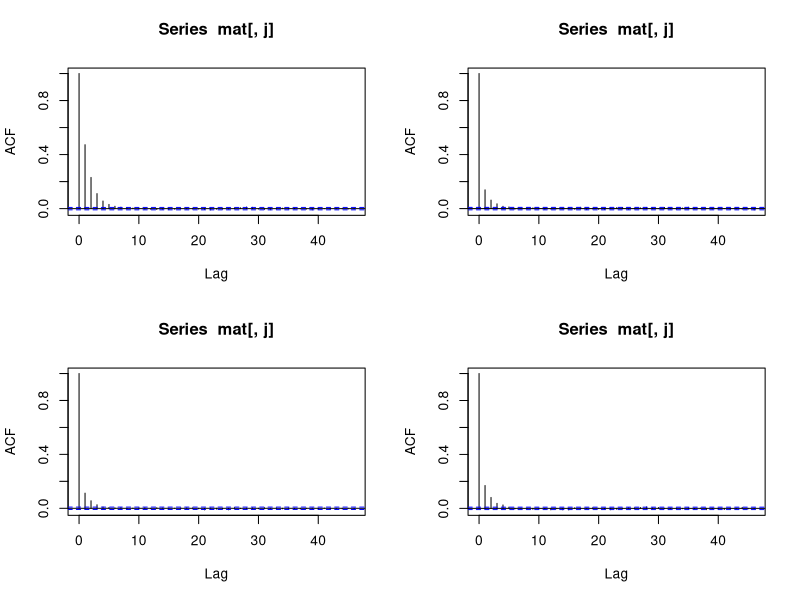
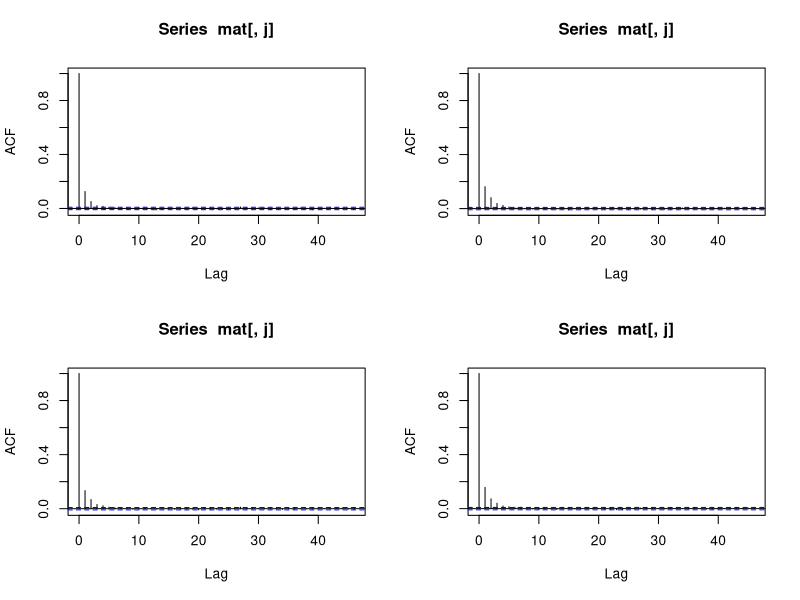
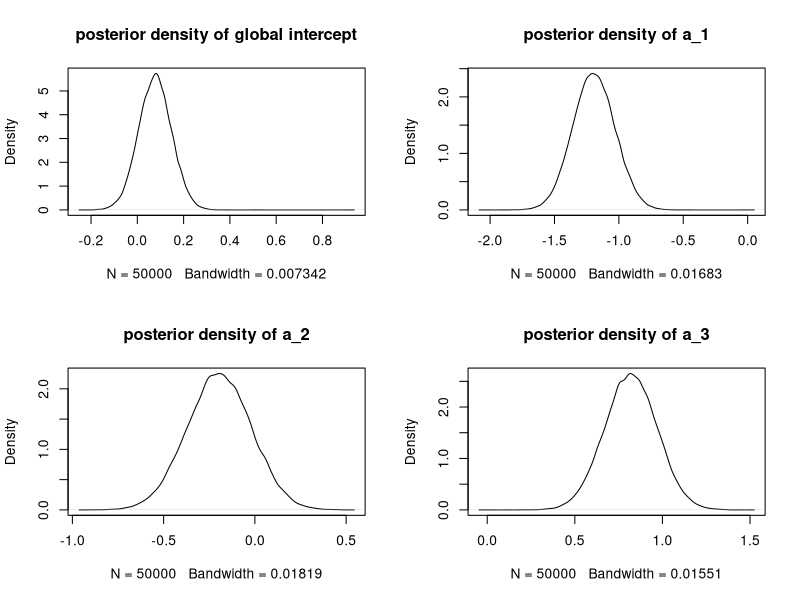
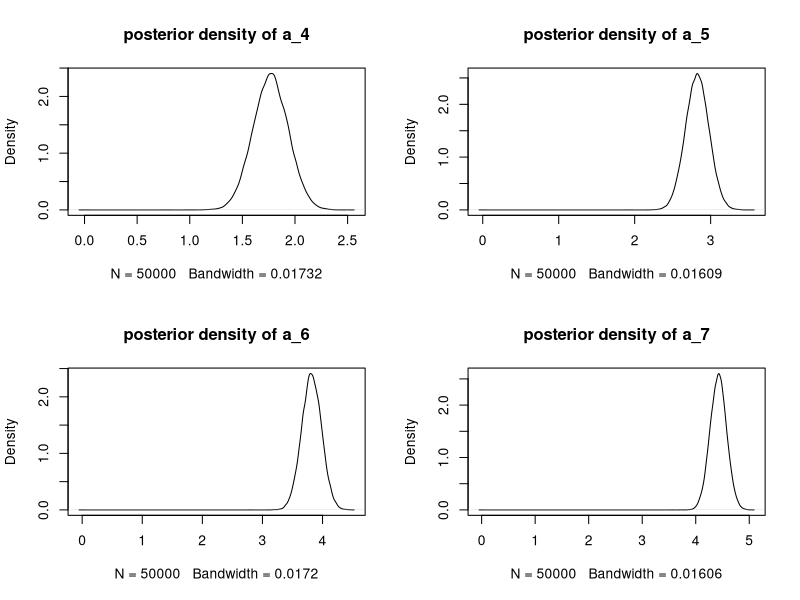

These charts were generated, in order, by the following R code:

rm(list = ls())

#####################
## Generate data
#####################

set.seed(13)

# intercept
m <- 2

# random intercepts
a <- -3:3

# sample sizes
n <- length(a)
T <- rpois(n, lambda = 20)

# response vector
y <- unlist(lapply(1:n , function(i){
  rnorm(T[i], m + a[i], 1)
}))



#########################################
## initial values and hypperparameters
#########################################

## initial values
mu <- 0
aest <- rep(0,n)
sigma_a <- sigma_mu <- sigma_e <- 0.5

## hyperparameters
alpha_a <- alpha_e <- 2
beta_a <- beta_e <- 100

## initialize matrix that will store MCMC output
parms <- c(sigma_a, sigma_e, mu, aest)
mat <- matrix(0, ncol = length(parms), nrow = 5e4)
mat[1, ] <- parms

## get indices of responses across the groups 
## (for organization)
index <- lapply(1:n, function(j){
  ( (1 + c(0, cumsum(T)[-n]))[j]):cumsum(T)[j]
})


########################
## Run Gibbs sampler
########################

library(MCMCpack)
system.time({for(j in 2:5e4){
  # generate sigma_a
  mat[j, 1] <- rinvgamma(1, alpha_a + n/2, 
                         beta_a + 0.5 * crossprod(mat[j-1, 4:10]))
  
  # generate sigma_e
  mat[j, 2] <- rinvgamma(1, alpha_e + 0.5 * sum(T), 
                         beta_e + 0.5 * crossprod(y - mat[j-1, 3] - 
                                                    rep(mat[j-1,4:10], times = T)))
  
  # generate intercept
  mat[j, 3]  <- rnorm(1, 
                      mean = sum(y -  rep(mat[j-1,4:10], times = T))/
                        (sum(T)/sigma_e + 1/sigma_mu), 
                      sd = 1/sqrt(sum(T)/sigma_e + 1/sigma_mu))
  
  # generate all a terms in parallel
  mat[j, 4:10] <- rnorm(n, 
                        mean = unlist(lapply(index, function(k) sum(y[k] - mat[j, 3])))/
                          (T + sigma_e/sigma_a), 
                        sd = 1/sqrt(T/sigma_e + 1/sigma_a))
}})



#################
## Diagnostics
#################

# We now check some diagnostics. The first of these are acf plots 
# which check how much dependence is present among realizations in 
# our Gibbs sampler. The top left panel corresponds to the global 
# intercept. The other three plots correspond to the first three 
# subject specific intercept terms. These plots indicate that not 
# much dependency exists in our Gibbs sampler.

par(mfrow = c(2,2))
for(j in 3:6) acf(mat[, j])

# The next four plots correspond to the last four subject specific 
# intercept terms. These plots indicate that not much dependency 
# exists in our Gibbs sampler.

par(mfrow = c(2,2))
for(j in 7:10) acf(mat[, j])

# Next we check mixing issues of our Gibbs sampler using traceplots. 
# A chain that mixes well has a traceplot that is bouncy and appears 
# to not have a trend. The top left panel corresponds to the global 
# intercept. The other three plots correspond to the first three 
# subject specific intercept terms. These plots indicate that our 
# Gibbs sampler is mixing well. 

# takes a while to load
#par(mfrow = c(2,2))
#for(j in 3:6){ 
#  plot(mat[, j])
#  lines(mat[, j])
#}

# takes a while to load
#par(mfrow = c(2,2))
#for(j in 7:10){ 
#  plot(mat[, j])
#  lines(mat[, j])
#}

# We now check the posterior distributions for the global intercept 
# and the subject-specific intercept terms. Note that our setup 
# specified $\mu = 2$ and $a = -3,-2,\ldots, 2,3$, and our posterior 
# mode for the global intercept is roughly $\hat\mu = 0$ and our 
# posterior modes estimate $\hat a$ closer to $-1,0,\ldots,4,5$.

par(mfrow = c(2,2))
plot(density(mat[, 3]), main = "posterior density of global intercept")
plot(density(mat[, 4]), main = "posterior density of a_1")
plot(density(mat[, 5]), main = "posterior density of a_2")
plot(density(mat[, 6]), main = "posterior density of a_3")

par(mfrow = c(2,2))
plot(density(mat[, 7]), main = "posterior density of a_4")
plot(density(mat[, 8]), main = "posterior density of a_5")
plot(density(mat[, 9]), main = "posterior density of a_6")
plot(density(mat[, 10]), main = "posterior density of a_7")
